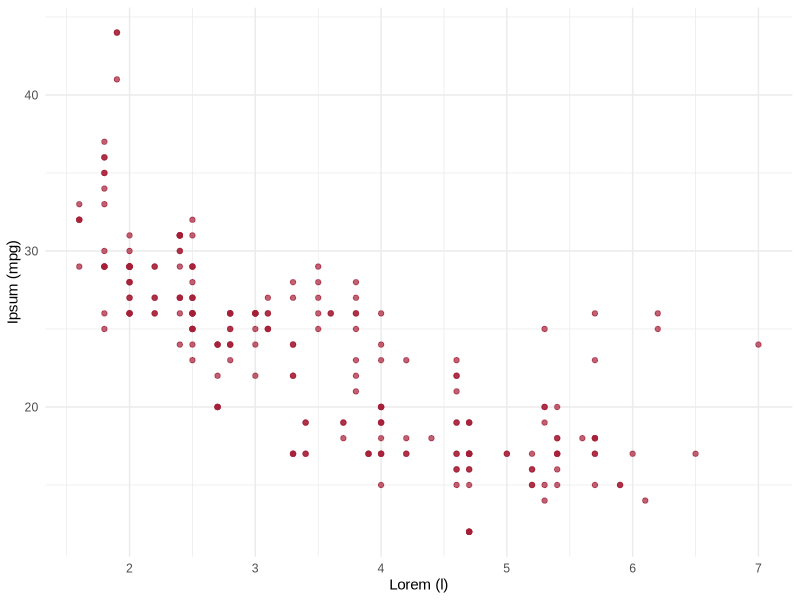
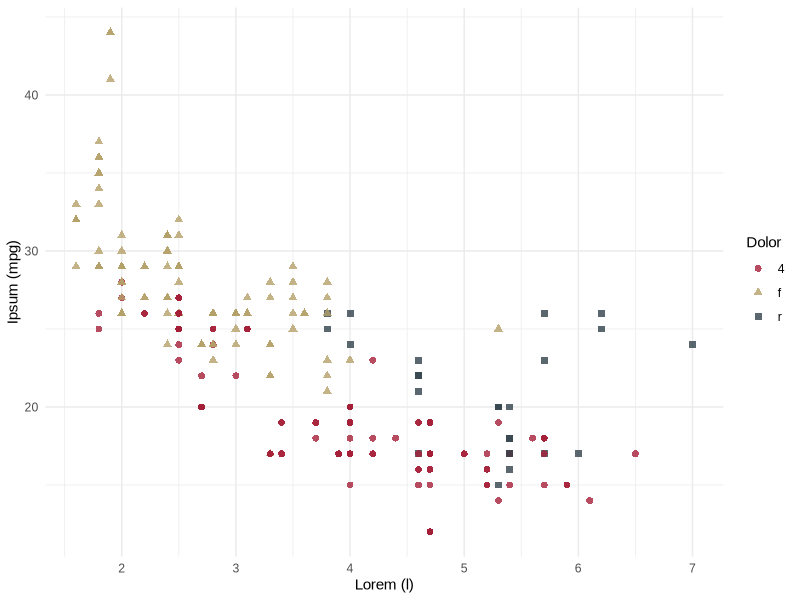
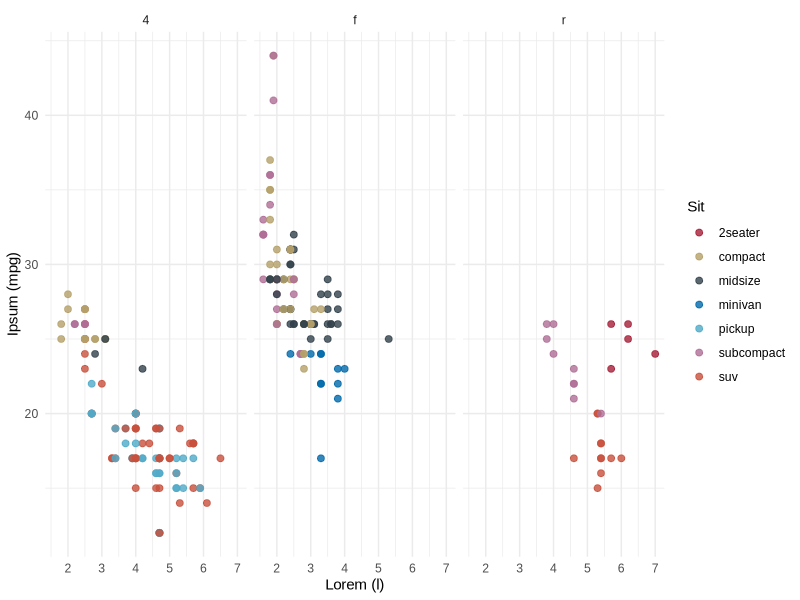

R code for these plots, in order:
## ---- chunk 1
#| label: setup
#| include: false
library(ggplot2)

ut_palette <- c(
  karminrot = "#A51E37", mattgold = "#B4A069", anthrazit = "#32414B",
  blau = "#0069AA", hellblau = "#50AAC8", violett = "#AF6E96",
  ziegel = "#C8503C", ocker = "#D29600"
)
scale_colour_ut <- function(...) scale_colour_manual(values = unname(ut_palette), ...)
scale_fill_ut <- function(...) scale_fill_manual(values = unname(ut_palette), ...)
## ---- chunk 2
#| label: fig-rand
#| column: margin
#| fig-cap: "Et ea rebum stet clita."
#| fig-width: 3
#| fig-height: 3
ggplot(mpg, aes(displ, hwy)) +
  geom_point(colour = ut_palette[["karminrot"]], alpha = 0.7) +
  labs(x = "Lorem (l)", y = "Ipsum (mpg)") +
  theme_minimal(base_family = "Arial")
## ---- chunk 3
#| label: fig-beispiel
#| fig-cap: "Lorem ipsum dolor sit amet, consetetur sadipscing elitr."
ggplot(mpg, aes(displ, hwy, colour = drv, shape = drv)) +
  geom_point(size = 2, alpha = 0.8) +
  scale_colour_ut() +
  labs(x = "Lorem (l)", y = "Ipsum (mpg)", colour = "Dolor", shape = "Dolor") +
  theme_minimal(base_family = "Arial")
## ---- chunk 4
knitr::kable(head(mtcars[, 1:5]))
## ---- chunk 5
summary(mtcars$mpg)
## ---- chunk 6
#| label: fig-voll
#| column: page-right
#| fig-cap: "Sed diam voluptua at vero eos et accusam."
#| fig-width: 11
#| fig-height: 3.5
ggplot(mpg, aes(displ, hwy, colour = class)) +
  geom_point(size = 2, alpha = 0.8) +
  scale_colour_ut() +
  facet_wrap(~drv, nrow = 1) +
  labs(x = "Lorem (l)", y = "Ipsum (mpg)", colour = "Sit") +
  theme_minimal(base_family = "Arial")
